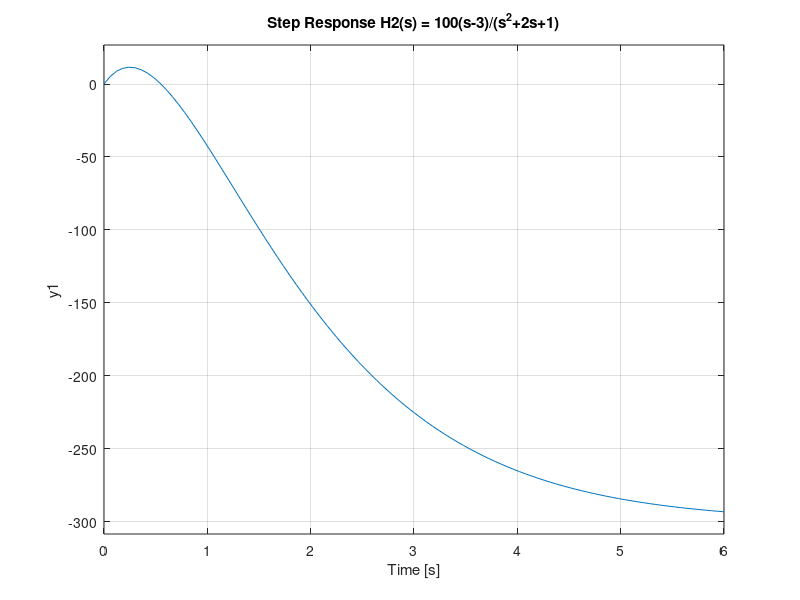

Here is the MATLAB script that generated this plot: (Note: this script raises an error after producing the figure.)
% ============================================
% Question IX - MISO System
% ============================================
clc; clear; close all;

% H1(s) = 10000(s+3) / (s^2+6s+8)
num1 = 10000 * [1, 3];
den1 = [1, 6, 8];
sys1 = tf(num1, den1);

% H2(s) = 100(s-3) / (s^2+2s+1)
num2 = 100 * [1, -3];
den2 = [1, 2, 1];
sys2 = tf(num2, den2);

fprintf('=== H1(s) ===\n'); sys1
fprintf('=== H2(s) ===\n'); sys2

% --- Poles & Stability ---
p1 = pole(sys1); p2 = pole(sys2);
fprintf('\nH1 poles: '); disp(p1.');
fprintf('H2 poles: '); disp(p2.');

fprintf('\n=== Stability ===\n');
if all(real(p1) < 0)
    fprintf('H1: STABLE\n');
else
    fprintf('H1: UNSTABLE\n');
end
if all(real(p2) < 0)
    fprintf('H2: STABLE\n');
else
    fprintf('H2: UNSTABLE\n');
end

% --- Step Responses ---
figure(1);
subplot(2,1,1);
step(sys1);
title('Step Response H1(s) = 10000(s+3)/(s^2+6s+8)');
grid on;

subplot(2,1,2);
step(sys2);
title('Step Response H2(s) = 100(s-3)/(s^2+2s+1)');
grid on;
sgtitle('Question IX - Step Responses');

% --- Frequency Response H1(w) ---
figure(2);
w = logspace(-2, 4, 1000);
[mag, phase] = bode(sys1, w);
mag = squeeze(mag);
phase = squeeze(phase);

subplot(2,1,1);
semilogx(w, 20*log10(mag), 'b', 'LineWidth', 1.5);
title('H1(\omega) - Magnitude (Bode)');
xlabel('\omega (rad/s)'); ylabel('|H1| (dB)'); grid on;

subplot(2,1,2);
semilogx(w, phase, 'r', 'LineWidth', 1.5);
title('H1(\omega) - Phase');
xlabel('\omega (rad/s)'); ylabel('Phase (deg)'); grid on;

sgtitle('Question IX - Frequency Response H1(\omega)');
